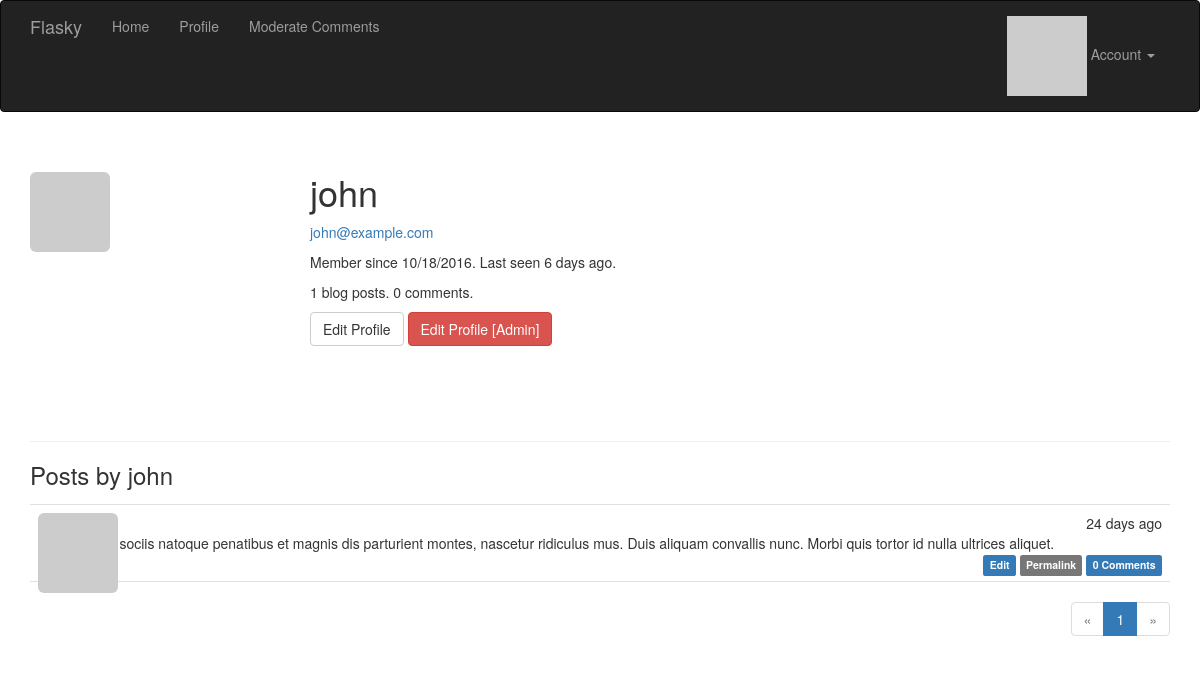
The app's page /user/john (signed in), older data.
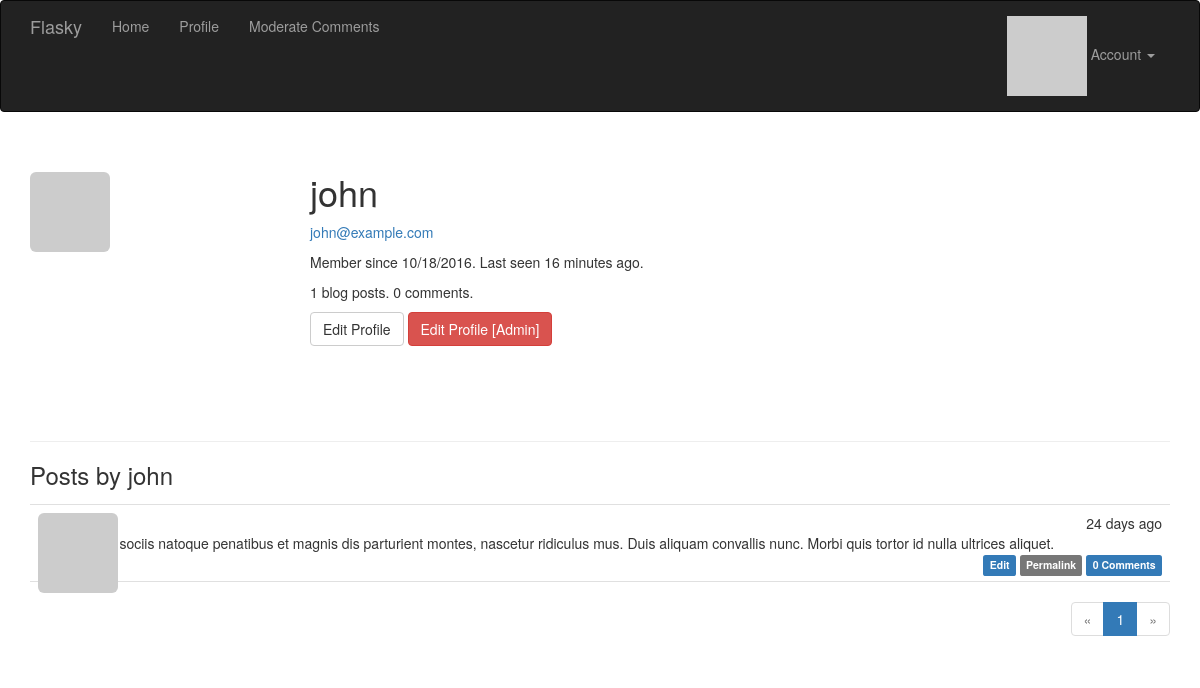
The same page, newer data.
### app/models.py (models this page shows, shortened)
class User(UserMixin, db.Model):
    __tablename__ = 'users'
    id = db.Column(db.Integer, primary_key=True)
    email = db.Column(db.String(64), unique=True, index=True)
    username = db.Column(db.String(64), unique=True, index=True)
    role_id = db.Column(db.Integer, db.ForeignKey('roles.id'))
    password_hash = db.Column(db.String(128))
    about_me = db.Column(db.Text())
    member_since = db.Column(db.DateTime(), default=datetime.utcnow)
    last_seen = db.Column(db.DateTime(), default=datetime.utcnow)
    avatar_hash = db.Column(db.String(32))
    posts = db.relationship('Post', backref='author', lazy='dynamic')
    comments = db.relationship('Comment', backref='author', lazy='dynamic')
    @property
    def password(self):
        raise AttributeError('password is not a readable attribute')
    def can(self, permissions):
        return self.role is not None and (self.role.permissions & permissions) == permissions
    def is_administrator(self):
        return self.can(Permission.ADMINISTER)
    def ping(self):
        self.last_seen = datetime.utcnow()
        db.session.add(self)
    def gravatar(self, size=100, default='identicon', rating='g'):
        if request.is_secure:
            url = 'https://secure.gravatar.com/avatar'
        else:
            url = 'http://www.gravatar.com/avatar'
        hash = self.avatar_hash or hashlib.md5(self.email.encode('utf-8')).hexdigest()
        return '{url}/{hash}?s={size}%d={default}$r={rating}'.format(
            url=url, hash=hash, size=size, default=default, rating=rating)

class Post(db.Model):
    __tablename__ = 'posts'
    id = db.Column(db.Integer, primary_key=True)
    body = db.Column(db.Text)
    timestamp = db.Column(db.DateTime, index=True, default=datetime.utcnow)
    author_id = db.Column(db.Integer, db.ForeignKey('users.id'))
    body_html = db.Column(db.Text)
    comments = db.relationship('Comment', backref='post', lazy='dynamic')

### app/main/views.py (the view)
@main.route('/user/<username>')
def user(username):
    user = User.query.filter_by(username=username).first()
    if user is None:
        abort(404)
    page = request.args.get('page', 1, type=int)
    pagination = user.posts.order_by(Post.timestamp.desc()).paginate(
        page, per_page=current_app.config['FLASKY_POSTS_PER_PAGE'],
        error_out=False
    )
    posts = pagination.items
    return render_template('user.html', user=user, posts=posts, pagination=pagination)

### app/auth/views.py (called while the page is built)
@auth.before_app_request
def before_request():
    if current_user.is_authenticated:
        current_user.ping()

### app/main/__init__.py (called while the page is built)
@main.app_context_processor
def inject_permissions():
    return dict(Permission=Permission)

### app/models.py (called while the page is built)
@login_manager.user_loader
def load_user(user_id):
    return User.query.get(int(user_id))

### app/templates/user.html (shortened to what this page needs)
{% extends "base.html" %}
{% import "_macros.html" as macros %}
{% block page_content %}
<div class="page-header">
    <img class="img-rounded profile-thumbnail" src="{{ user.gravatar(size=256) }}">
    <div class="profile-header">
        <h1>{{ user.username }}</h1>
        {% if current_user.is_administrator() %}
        <p><a href="mailto:{{ user.email }}">{{ user.email }}</a></p>
        {% endif %}
        <p>Member since {{ moment(user.member_since).format('L') }}. Last seen {{ moment(user.last_seen).fromNow() }}.</p>
        <p>{{ user.posts.count() }} blog posts. {{ user.comments.count() }} comments.</p>
        <p>
            {% if user == current_user %}
            <a class="btn btn-default" href="{{ url_for('.edit_profile') }}">Edit Profile</a>
            {% endif %}
            {% if current_user.is_administrator() %}
            <a class="btn btn-danger" href="{{ url_for('.edit_profile_admin', id=user.id) }}">Edit Profile [Admin]</a>
            {% endif %}
        </p>
    </div>
</div>
<h3>Posts by {{ user.username }}</h3>
{% include '_posts.html' %}
{% if pagination %}
<div class="pagination">
    {{ macros.pagination_widget(pagination, '.user', username=user.username) }}
</div>
{% endif %}
{% endblock %}

### app/templates/base.html (shortened to what this page needs)
{% extends "bootstrap/base.html" %}
{% block head %}
{{ super() }}
<link rel="stylesheet" type="text/css" href="{{ url_for('static', filename='style.css') }}">
{% endblock %}
{% block navbar %}
<div class="navbar navbar-inverse" role="navigation">
    <div class="container">
        <div class="navbar-header">
            <a class="navbar-brand" href="{{ url_for('main.index') }}">Flasky</a>
        </div>
        <div class="navbar-collapse collapse">
            <ul class="nav navbar-nav">
                <li><a href="{{ url_for('main.index') }}">Home</a></li>
                {% if current_user.is_authenticated %}
                <li><a href="{{ url_for('main.user', username=current_user.username) }}">Profile</a></li>
                {% endif %}
                {% if current_user.can(Permission.MODERATE_COMMENTS) %}
                <li><a href="{{ url_for('main.moderate') }}">Moderate Comments</a></li>
                {% endif %}
            </ul>
            <ul class="nav navbar-nav navbar-right">
                {% if current_user.is_authenticated %}
                <li class="dropdown">
                    <a href="#" class="dropdown-toggle" data-toggle="dropdown">
                        <img src="{{ current_user.gravatar(size=18) }}">
                        Account <b class="caret"></b>
                    </a>
                </li>
                {% else %}
                <li><a href="{{ url_for('auth.login') }}">Log In</a></li>
                {% endif %}
            </ul>
        </div>
    </div>
</div>
{% endblock %}
{% block content %}
<div class="container">
    {% block page_content %}{% endblock %}
</div>
{% endblock %}

### app/templates/_macros.html
{% macro pagination_widget(pagination, endpoint, fragment='') %}
<ul class="pagination">
    <li{% if not pagination.has_prev %} class="disabled"{% endif %}>
        <a href="{% if pagination.has_prev %}{{ url_for(endpoint, page=pagination.prev_num, **kwargs) }}{{ fragment }}{% else %}#{% endif %}">
            &laquo;
        </a>
    </li>
    {% for p in pagination.iter_pages() %}
        {% if p %}
            {% if p == pagination.page %}
            <li class="active">
                <a href="{{ url_for(endpoint, page = p, **kwargs) }}{{ fragment }}">{{ p }}</a>
            </li>
            {% else %}
            <li>
                <a href="{{ url_for(endpoint, page = p, **kwargs) }}{{ fragment }}">{{ p }}</a>
            </li>
            {% endif %}
        {% else %}
        <li class="disabled"><a href="#">&hellip;</a></li>
        {% endif %}
    {% endfor %}
    <li{% if not pagination.has_next %} class="disabled"{% endif %}>
        <a href="{% if pagination.has_next %}{{ url_for(endpoint, page=pagination.next_num, **kwargs) }}{{ fragment }}{% else %}#{% endif %}">
            &raquo;
        </a>
    </li>
</ul>
{% endmacro %}

### app/templates/_posts.html
<ul class="posts">
    {% for post in posts %}
    <li class="post">
        <div class="post-thumbnail">
            <a href="{{ url_for('.user', username=post.author.username) }}">
                <img class="img-rounded profile-thumbnail" src="{{ post.author.gravatar(size=40) }}">
            </a>
        </div>
        <div class="post-content">
            <div class="post-date">{{ moment(post.timestamp).fromNow() }}</div>
            <div class="post-author"><a href="{{ url_for('.user', username=post.author.username) }}">{{ post.author.username }}</a></div>
            <div class="post-body">
                {% if post.body_html %}
                    {{ post.body_html | safe }}
                {% else %}
                    {{ post.body }}
                {% endif %}
            </div>
            <div class="post-footer">
                {% if current_user == post.author %}
                <a href="{{ url_for('.edit', id=post.id) }}">
                    <span class="label label-primary">Edit</span>
                </a>
                {% elif current_user.is_administrator() %}
                <a href="{{ url_for('.edit', id=post.id) }}">
                    <span class="label label-danger">Edit [Admin]</span>
                </a>
                {% endif %}
                <a href="{{ url_for('.post', id=post.id) }}">
                    <span class="label label-default">Permalink</span>
                </a>
                <a href="{{ url_for('.post', id=post.id) }}#comments">
                    <span class="label label-primary">{{ post.comments.count() }} Comments</span>
                </a>
            </div>
        </div>
    </li>
    {% endfor %}
</ul>

### app/static/style.css (style rules this page uses)
.profile-thumbnail { position: absolute; }
.profile-header { min-height: 260px; margin-left: 280px; }
ul.posts { list-style-type: none; padding: 0px; margin: 16px 0px 0px 0px; border-top: 1px solid #e0e0e0; }
ul.posts li.post { padding: 8px; border-bottom: 1px solid #e0e0e0; }
div.post-date { float: right; }
div.post-author { font-weight: bold; }
div.post-thumbnail { position: absolute; }
div.post-content { margin-left: 48px; min-height: 48px; }
div.post-footer { text-align: right; }
div.pagination { width: 100%; text-align: right; padding: 0px; margin: 0px; }

Row changes from the older to the newer data that the page shows:
changed User "john": last_seen "6 days ago" → "16 minutes ago"
